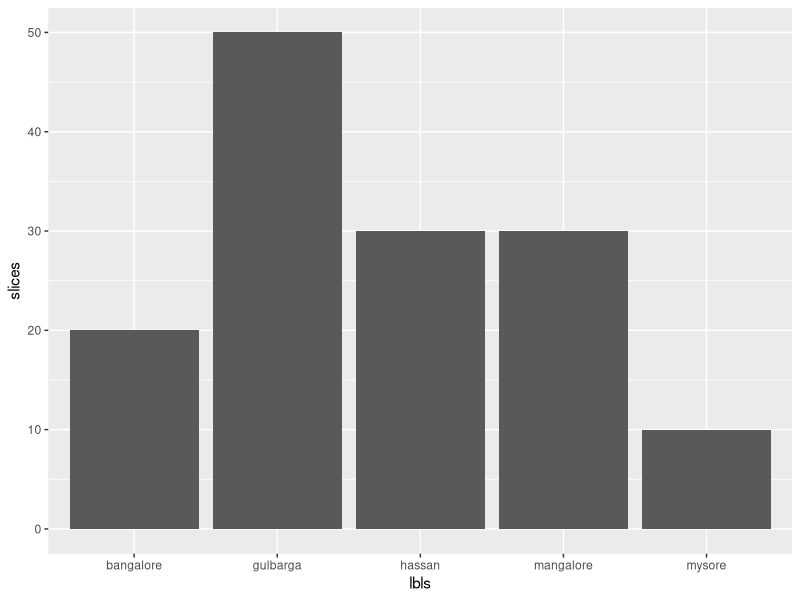

R code for this plot: (Note: this script raises an error after producing the figure.)
library(ggplot2)
library(plotrix)
df=data.frame(slices=c(10,20,30,30,50),lbls=c("mysore","bangalore","hassan","mangalore","gulbarga"))
ggplot(data=df,aes(x=slices,y=lbls),)+geom_bar(stat = "identity")+coord_flip()
pie(slices,labels=lbls,main = "PIE CHART")
pie3D(slices,labels=lbls,main = "PIE CHART",col = c("red","blue","black","purple","green"))
data=mtcars
